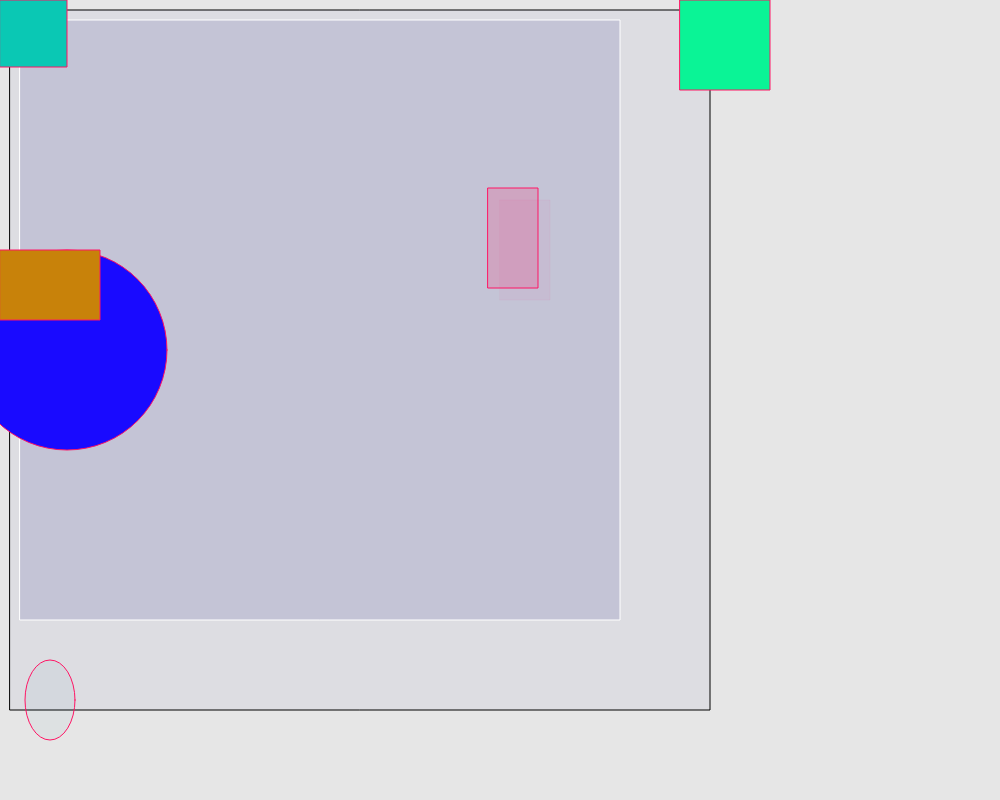
Frame 1 (no input)
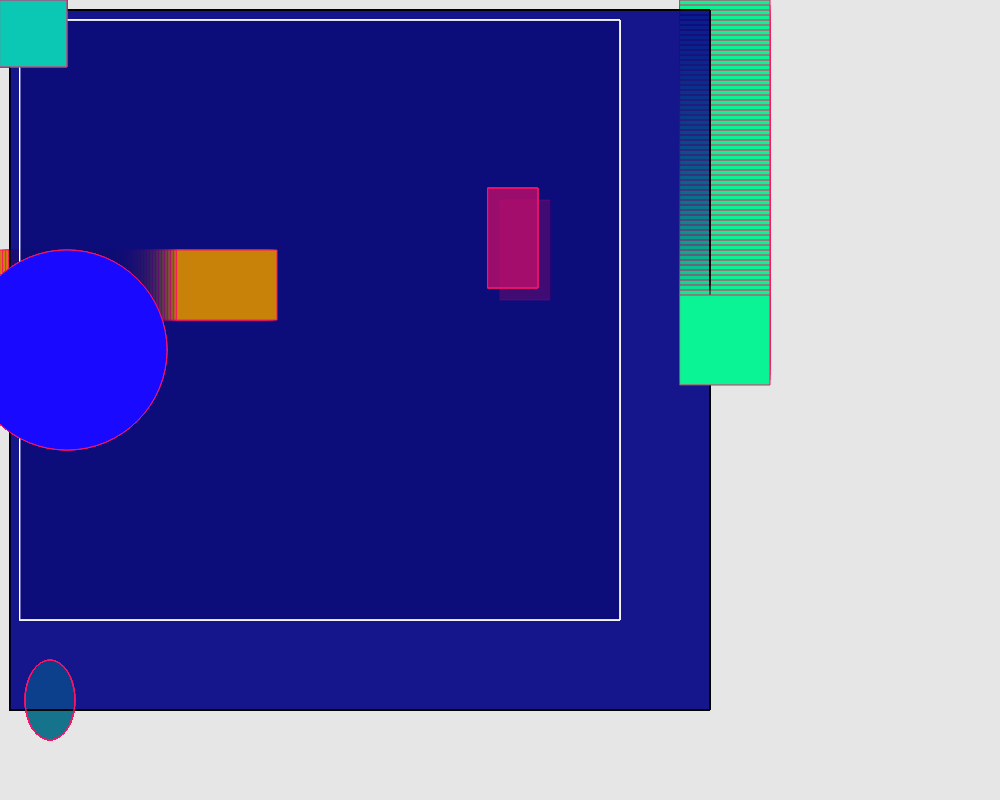
Frame 60 (no input)
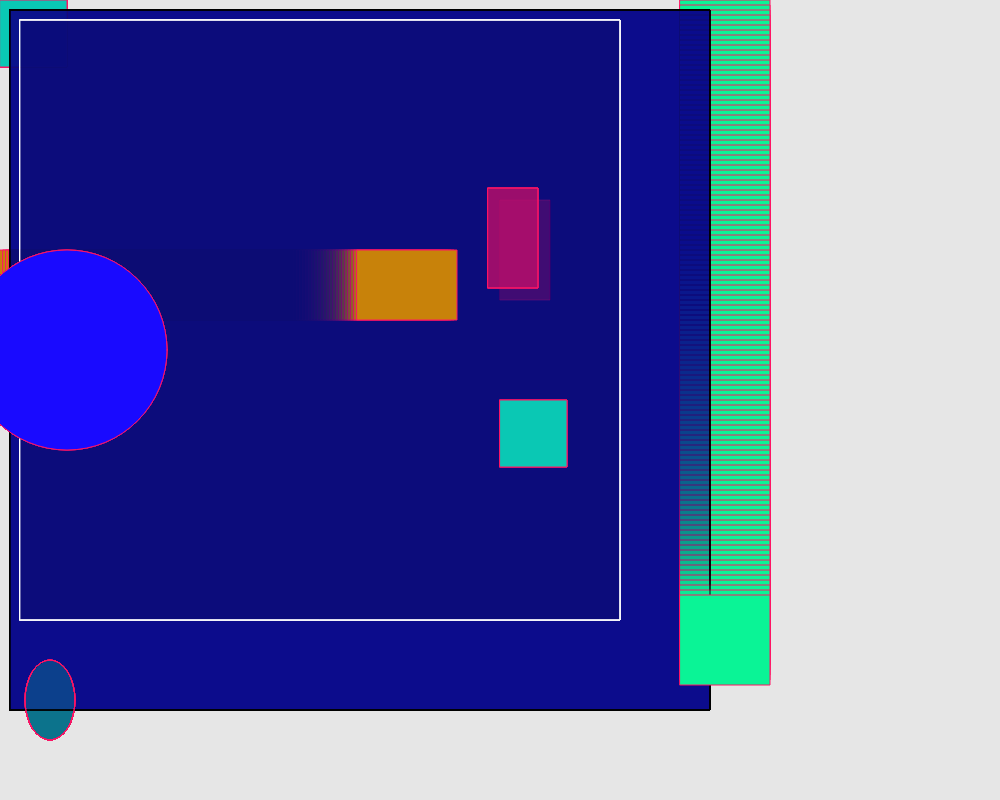
Frame 120 (the mouse pressed at the canvas centre since frame 60)

The p5.js sketch that drew these frames (run headless with seeded random() and noise() and a simulated clock; from frame 60 on, the mouse is pressed at the canvas centre):

// p5.js sketch
// ── sketch.js
let x = 0
let y = 0

function setup() {
  createCanvas(1000, 800);
    background(230);
}

function draw() {
  fill(0,10,120,10);
  stroke(0);
    square(10,10,700);
  
  fill(10,10,120,30);
  stroke(255);
  square(20,20,600);
  
 stroke(255,20,100,10);
  fill(255,20,100,10);
rect(500, 200, 50, 100);
  
  stroke(255,20,100);
  fill(255,20,100,45);
rect(488, 188, 50, 100);
  
  fill(10,100,120,10);
 ellipse(50, 700, 50, 80);
  
  fill(25,10,255);
  circle(67,350,200);
  
  fill(200,130,10);
  rect(x,250,100,70);
  x = x + 3;

  if(x > width){
    x = 0;
  }
  
  
  fill(10,244,150);
  square (680,y,90);
  y = y + 5;
  
  fill(10,200,180);
  square(mouseX, mouseY, 67);
}
